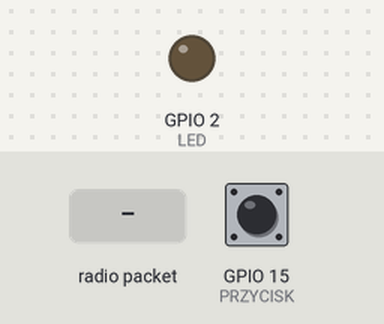
Bench run of a sketch on a simulated ESP32. Parts: output pins drawn as LEDs (lit = HIGH). The inputs (shaded band) are chosen by the test bench; at power-on: GPIO 15 (PRZYCISK) HIGH.

Above: at 1.2 s.
1.3 s: radio packet "S" arrives
At 1.9 s:
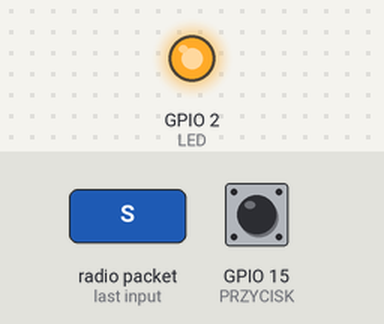
2.8 s: GPIO 15 (PRZYCISK) pulled LOW for 0.15 s
At 4.2 s:
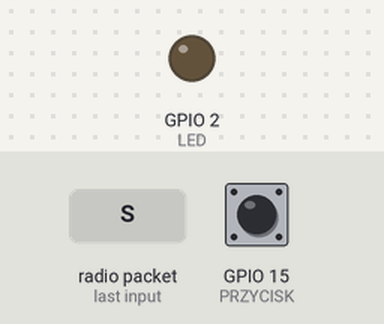
Timing chart, 0 to 5.8 s (numbered marks = the images above; inputs shaded):
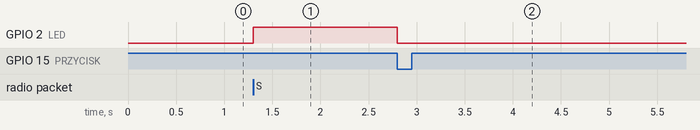

The sketch:

kod_master_engineering_thesis.ino
```cpp
#include <esp_now.h>
#include <WiFi.h>
#define LED 2
#define PRZYCISK 15
bool dioda_swieci = false;
// Adres MAC Mastera
byte master_mac[] = { 0xF4, 0x65, 0x0B, 0x55, 0x42, 0x74 };
// Odbieranie danych
void odebranoDane(const esp_now_recv_info_t *info, const uint8_t *data, int len) {
  // Jak przyjdzie "S" to zapalamy
  if (len > 0 && data[0] == 'S') {
    digitalWrite(LED, HIGH);
    dioda_swieci = true;
  }
}
void setup() {
  Serial.begin(115200);
  pinMode(LED, OUTPUT);
  digitalWrite(LED, LOW);
  pinMode(PRZYCISK, INPUT_PULLUP);
  WiFi.mode(WIFI_STA);
  if (esp_now_init() != ESP_OK) {
    return;  // Blad inicjalizacji
  }
  esp_now_register_recv_cb(odebranoDane);
  // Rejestracja Mastera
  esp_now_peer_info_t peerInfo = {};
  memcpy(peerInfo.peer_addr, master_mac, 6);
  peerInfo.channel = 0;
  peerInfo.encrypt = false;
  if (esp_now_add_peer(&peerInfo) != ESP_OK) {
    Serial.println("Blad dodawania Mastera");
  }
}
void loop() {
  // Jak dioda swieci i wcisniemy guzik
  if (dioda_swieci && digitalRead(PRZYCISK) == LOW) {

    // Gasimy
    digitalWrite(LED, LOW);
    dioda_swieci = false;
    // Wysylamy info do Mastera
    esp_now_send(master_mac, (uint8_t *)"R", 1);

    // Debouncing
    delay(200);
  }
}
```

Measured:
- after the input at 1.3 s, GPIO 2 (LED): LOW → HIGH at once
- after the input at 2.8 s, GPIO 2 (LED): HIGH → LOW at once
